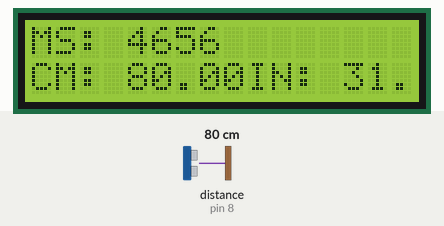
The sketch below on a simulated Arduino Uno, built with avr-gcc and run on an emulated ATmega328P. On the bench: 16×2 character LCD. The inputs (shaded band) are chosen by the test bench; at power-on: distance to the obstacle (sensor on pin 8) 80 cm. The echo pulse lasts 58.3 µs per cm; what the sketch prints to the serial monitor is not drawn.

Above: at 1.2 s.
1.3 s: distance to the obstacle (sensor on pin 8) set to 2 cm
At 3.5 s:
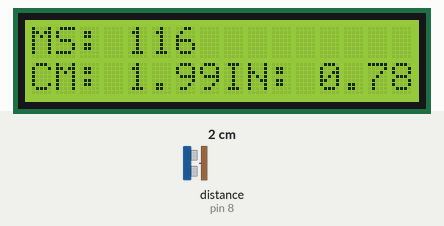
5.5 s: distance to the obstacle (sensor on pin 8) set to 4 cm
At 7.8 s:
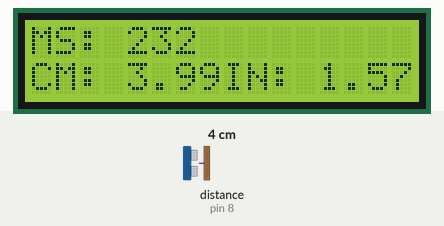
9.6 s: distance to the obstacle (sensor on pin 8) set to 9 cm
At 11.9 s:
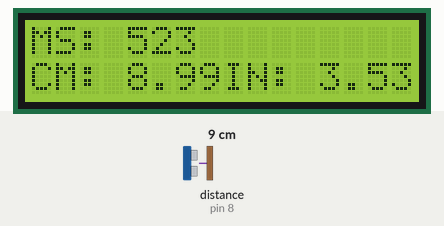
Timing chart, 0 to 13.4 s (numbered marks = the images above; inputs shaded):
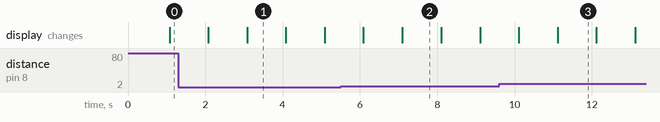

Measured:
- after the input at 1.3 s, the display: first differs from a run without the input after 1.8 s (image 1)
- after the input at 5.5 s, the display: first differs from a run without the input after 1.6 s (image 2)
- after the input at 9.6 s, the display: first differs from a run without the input after 1.5 s (image 3)
- what the display in image 1 shows lasts 1.0 s, from 3.1 s to 4.1 s

The sketch:

1.ino
```cpp
#include <LiquidCrystal.h>
LiquidCrystal lcd(12, 11, 9,3,4,5);
#include <Ultrasonic.h>
#define TRIGGER_PIN 13
#define ECHO_PIN 8
Ultrasonic ultrasonic(TRIGGER_PIN, ECHO_PIN);
void setup() {
Serial.begin(9600);
lcd.begin(16, 2);
}
void loop(){
float cmMsec, inMsec;
long microsec = ultrasonic.timing();
cmMsec = ultrasonic.convert(microsec, Ultrasonic::CM); // 計算距離，單位: 公分
inMsec = ultrasonic.convert(microsec, Ultrasonic::IN); // 計算距離，單位: 英吋
Serial.print("MS: "); Serial.print(microsec);
Serial.print(", CM: "); Serial.print(cmMsec);
Serial.print(", IN: "); Serial.println(inMsec);
delay(1000);

  lcd.setCursor (0,0);
  lcd.print ("MS: ");lcd.print(microsec);
  lcd.setCursor (0,1);
  lcd.print ("CM: ");lcd.print(cmMsec);
  lcd.print ("IN: ");lcd.print(inMsec);
  delay(1000);
  lcd.clear();

}
```
